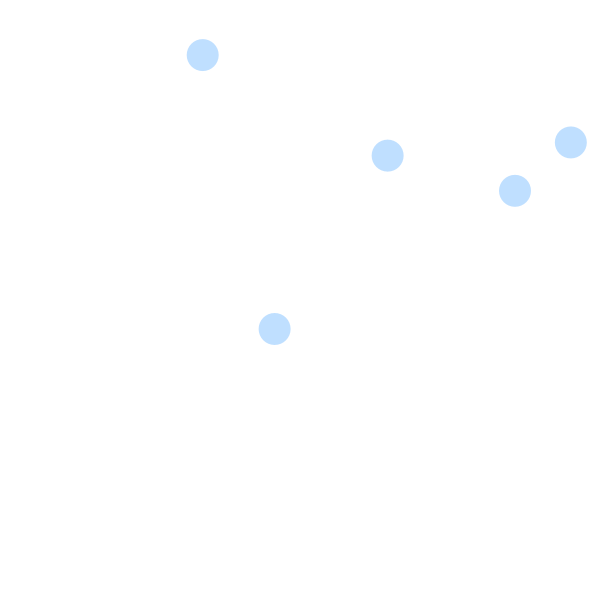
Frame 1 (no input)
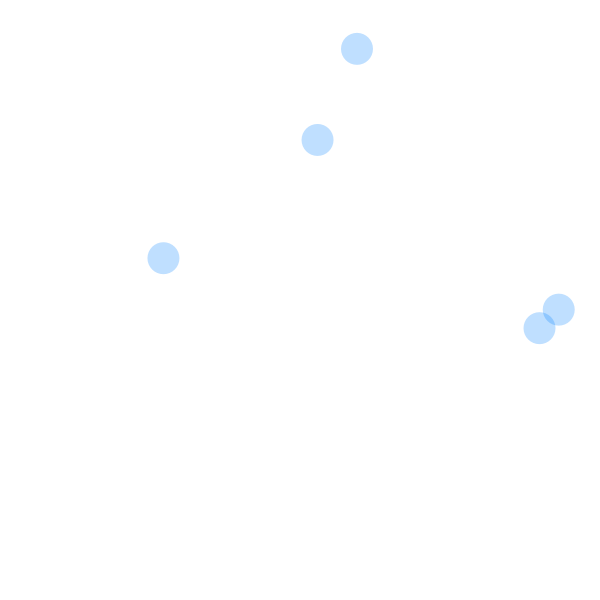
Frame 60 (the mouse pressed at the canvas centre just before this capture)
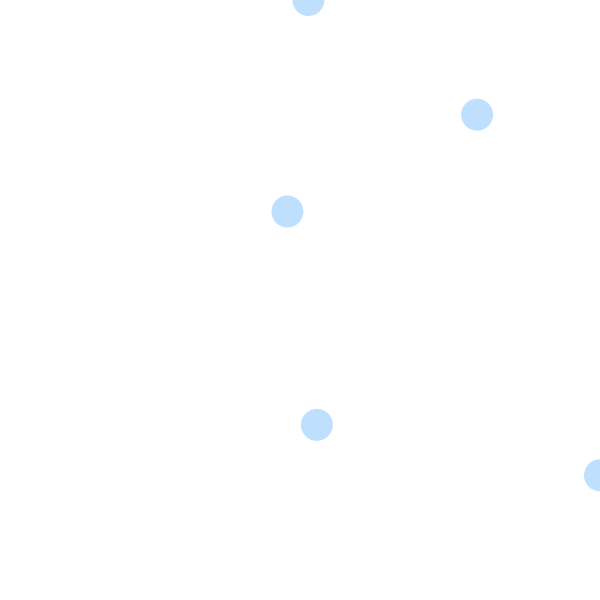
Frame 120 (the mouse held since frame 60 and released just before this capture)

The Processing sketch that drew these frames (run headless with seeded random() and noise(); from frame 60 on, the mouse is pressed at the canvas centre):

// Processing sketch: ecosystem
// ── ecosystem.pde
Ziggy[] ziggies = new Ziggy[5];

void setup() {
  size(600,600);
  for (int i = 0; i < ziggies.length; i++) 
    ziggies[i] = new Ziggy();
}

void draw() {
  background(255);
  for (int i = 0; i < ziggies.length; i++) {
    ziggies[i].update();
    ziggies[i].checkEdges();
    ziggies[i].display();
  }
}

// ── Ziggy.pde
class Ziggy {
  PVector location;
  PVector velocity;
  PVector acceleration;
  
  float speed;
  
  Ziggy() {
    location = new PVector(random(width),random(height));
    velocity = new PVector(0,0);
    acceleration = new PVector(0,0);
    speed = 5;
  }
  
  void update() {
    // swim around kind of
    acceleration = PVector.random2D();
    acceleration.mult(random(2));
    
    velocity.add(acceleration);
    velocity.limit(speed);
    location.add(velocity);
  }
  
  void display() {
    noStroke();
    fill(0,127,255,64);
    ellipse(location.x, location.y, 32, 32);
  }
  
  void checkEdges() {
    if(location.x > width) location.x = width;
    else if (location.x < 0) location.x = 0;
    if(location.y > height) location.y = height;
    else if (location.y < 0) location.y = 0;
  }
}
